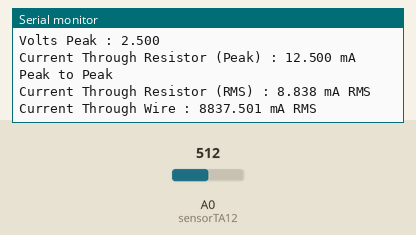
Simulated run of this sketch. Board: Arduino Uno, built with avr-gcc and run on an emulated ATmega328P. Shown: the last lines printed to the serial monitor. The inputs (shaded band) are chosen by the test bench; at power-on: A0 (sensorTA12) = 512.

Above: at 4.2 s.
4.3 s: A0 (sensorTA12) set to 568
At 4.8 s:
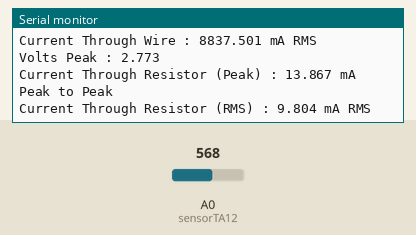
5.8 s: A0 (sensorTA12) set to 588
At 6.9 s:
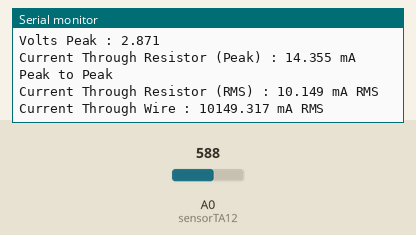
Timing chart, 0 to 8.3 s (numbered marks = the images above; inputs shaded):
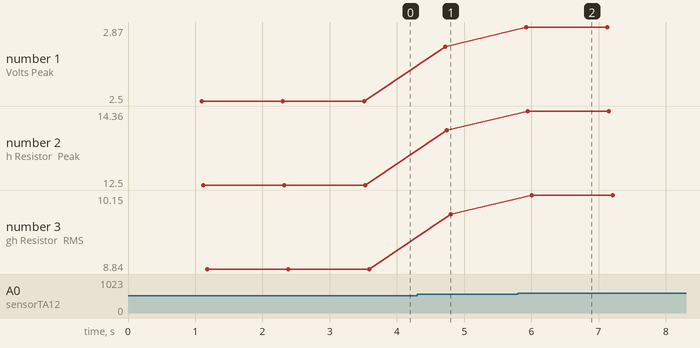

The sketch:

Test_Voltage_Current.ino
```cpp
double sensorValue = 0;
double sensorValue1 = 0;
int crosscount = 0;
int climbhill = 0;
double VmaxD = 0;
double VeffD;
double Veff;

int sensorTA12 = A0; // Analog input pin that sensor is attached to

float nVPP;   // Voltage measured across resistor
float nCurrThruResistorPP; // Peak Current Measured Through Resistor
float nCurrThruResistorRMS; // RMS current through Resistor
float nCurrentThruWire;     // Actual RMS current in Wire

void setup() {
  Serial.begin(9600);
  pinMode(sensorTA12, INPUT);
}
void loop() {
  sensorValue1 = sensorValue;
  delay(100);
  sensorValue = analogRead(A0);
  if (sensorValue > sensorValue1 && sensorValue > 511) {
    climbhill = 1;
    VmaxD = sensorValue;
  }
  if (sensorValue < sensorValue1 && climbhill == 1) {
    climbhill = 0;
    VmaxD = sensorValue1;
    VeffD = VmaxD / sqrt(2);
    Veff = (((VeffD - 420.76) / -90.24) * -210.2) + 210.2;
    Serial.println(Veff);
    VmaxD = 0;
  }
  nVPP = getVPP();

  /*
    Use Ohms law to calculate current across resistor and express in mA
  */

  nCurrThruResistorPP = (nVPP / 200.0) * 1000.0;

  /*
    Use Formula for SINE wave to convert to RMS
  */

  nCurrThruResistorRMS = nCurrThruResistorPP * 0.707;

  /*
    Current Transformer Ratio is 1000:1...
    Therefore current through 200 ohm resistor is multiplied by 1000 to get input current
  */
  nCurrentThruWire = nCurrThruResistorRMS * 1000;

  Serial.print("Volts Peak : ");
  Serial.println(nVPP, 3);

  Serial.print("Current Through Resistor (Peak) : ");
  Serial.print(nCurrThruResistorPP, 3);
  Serial.println(" mA Peak to Peak");

  Serial.print("Current Through Resistor (RMS) : ");
  Serial.print(nCurrThruResistorRMS, 3);
  Serial.println(" mA RMS");

  Serial.print("Current Through Wire : ");
  Serial.print(nCurrentThruWire, 3);
  Serial.println(" mA RMS");

  Serial.println();
}

float getVPP()
{
  float result;
  int readValue;             //value read from the sensor
  int maxValue = 0;          // store max value here
  uint32_t start_time = millis();
  while ((millis() - start_time) < 1000) //sample for 1 Sec
  {
    readValue = analogRead(sensorTA12);
    // see if you have a new maxValue
    if (readValue > maxValue)
    {
      /*record the maximum sensor value*/
      maxValue = readValue;
    }
  }
  // Convert the digital data to a voltage
  result = (maxValue * 5.0) / 1024.0;
  return result;
}
```

Measured:
- the behaviour switches between 579 and 580 on A0 (sensorTA12) (found by bisection; images 1 and 2)
- after the input at 4.3 s, the serial monitor: prints a new line after 0.42 s (image 1)
- after the input at 5.8 s, the serial monitor: prints a new line after 0.12 s (image 2)
- plotted number 1: 2.5 → 2.77 after the input at 4.3 s, 2.77 → 2.87 after the input at 5.8 s
- plotted number 2: 12.5 → 13.87 after the input at 4.3 s, 13.87 → 14.36 after the input at 5.8 s
- plotted number 3: 8.84 → 9.8 after the input at 4.3 s, 9.8 → 10.15 after the input at 5.8 s
